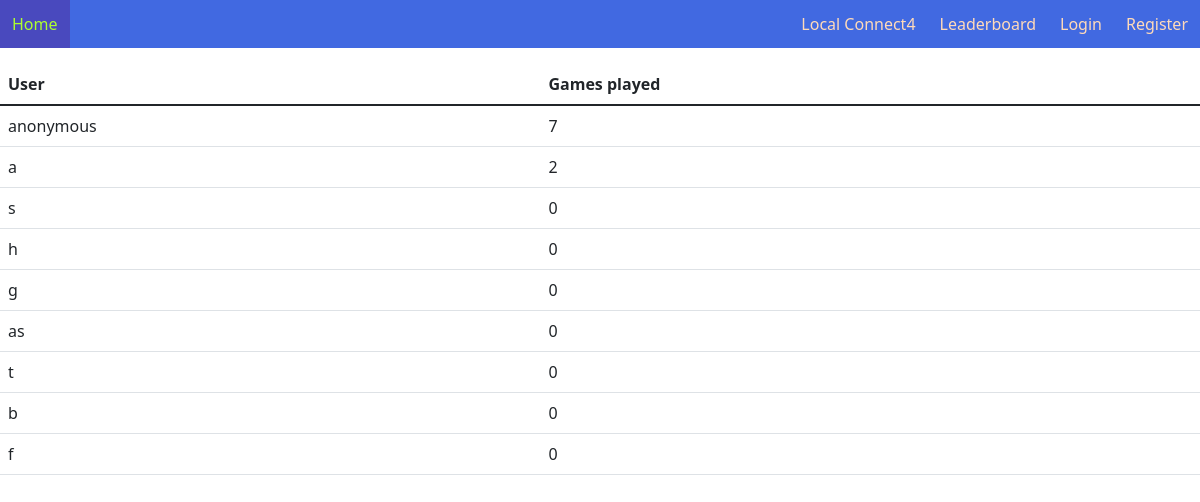
The page /leaderboard on the database as committed earlier.
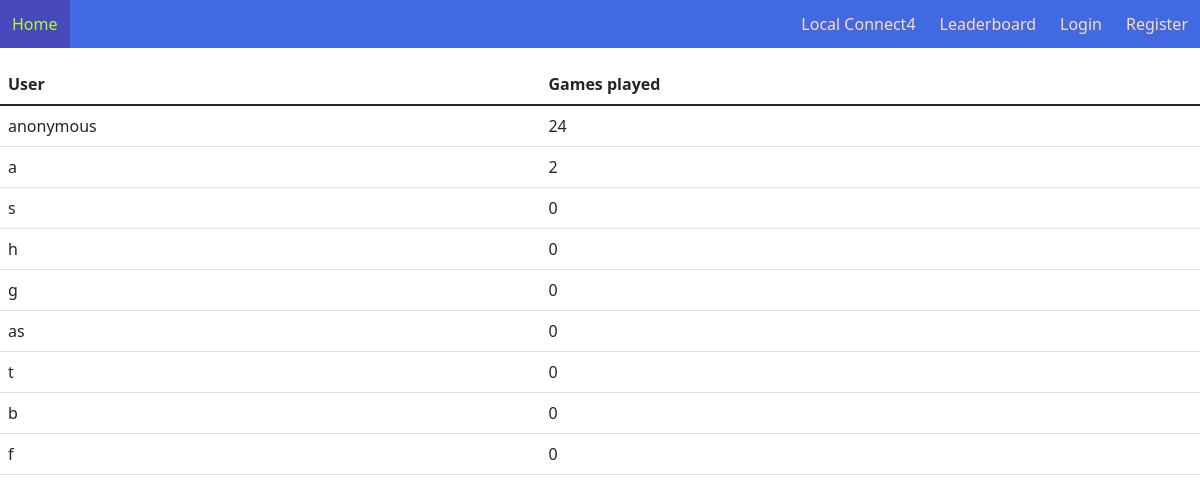
The same page on the database as committed later.
### tables this page shows
CREATE TABLE users (
id INTEGER PRIMARY KEY AUTOINCREMENT NOT NULL,
name TEXT UNIQUE NOT NULL,
hashed_password TEXT NOT NULL,
rank INT
);

### app.py (the view)
@app.route("/leaderboard")
def leaderboard():
    db = sqlite3.connect("user_info.db")
    cursor = db.cursor()
    cursor.execute("SELECT name, rank FROM users ORDER BY rank DESC;")
    users = cursor.fetchall()
    return render_template("leaderboard.html", users=users)

### templates/leaderboard.html (shortened to what this page needs)
{% extends "template.html" %}
{% block main %}
<table class="table">
    <thead>
        <th>
            User
        </th>
        <th>
            Games played
        </th>
    </thead>
    <tbody>
        {% for user in users %}
        <tr>
            <td>
                {{ user[0] }}
            </td>
            <td>
                {{ user[1] }}
            </td>
        </tr>
        {% endfor %}
    </tbody>
</table>
{% endblock %}

### templates/template.html (shortened to what this page needs)
<!DOCTYPE html>
<html lang="en">
    <head>
        <link href="https://cdn.jsdelivr.net/npm/bootstrap@5.1.3/dist/css/bootstrap.min.css" rel="stylesheet">
        <link href="/static/styles.css" rel="stylesheet">
    </head>
    <body>
        <ul class="navList">
            <a href="/" class="selfLeft"><li>Home</li></a>
            <a href="/"><li>Local Connect4</li></a>
            <a href="{{ url_for("leaderboard") }}"><li>Leaderboard</li></a>
            {% if session["user_id"] %}
            <a href="{{ url_for("live_game") }}"><li>Play online</li></a>
            <a href="{{ url_for("logout") }}"><li>Logout</li></a>
            {% else %}
            <a href="{{ url_for("login") }}"><li>Login</li></a>
            <a href="{{ url_for("register") }}"><li>Register</li></a>
            {% endif %}
        </ul>
        <main>
            {% block main %}
            {% endblock %}
        </main>
    </body>
</html>

### static/styles.css (style rules this page uses)
body { margin: 0; }
.navList { display: flex; flex-flow: row; margin: 0; padding: 0; margin-bottom: 1em; background-color: royalblue; list-style: none; }
.navList li { padding: 12px; color: peachpuff; }
.navList a { text-decoration: none; color: rgb(56, 165, 129); }
.selfLeft { margin-right: auto; }
:root { --square-size: 100%; --token-size: calc(var(--square-size)*0.95); }

Rows that differ between the two databases and show on the page:
changed users "anonymous": rank "7" → "24"
